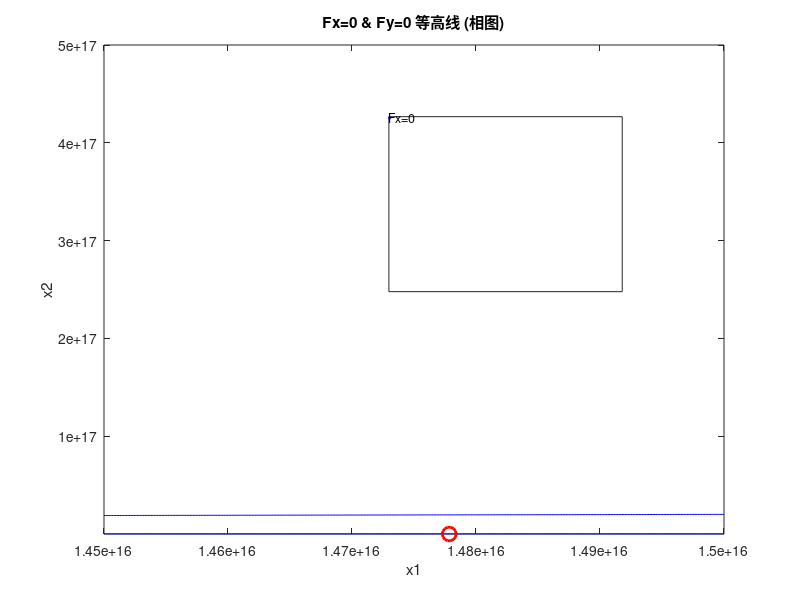

Write the MATLAB code that produced this figure. (Note: this script raises an error after producing the figure.)
function main
    
    stablePt1 = [1.47784e16, 4.90558E+12];
    stablePt2 = [1.47783e16, 3.72183E+17];

    
    xmin = [1.45e16, 1e12];
    xmax = [1.50e16, 5e17];  

    N           = 1*10^14.9;   
    numPoints   = 10000;      
    tolerance1  = 6e12;    
    tolerance2  = 3.5e17;     
    tspan       = [0, 1e9]; 

    
    options = odeset('RelTol',1e-2, 'AbsTol',[1e6, 1e6], ...
                     'Events', @eventsFunc);

    
    figure('Name','相图与随机撒点','NumberTitle','off');
    xVec = linspace(xmin(1), xmax(1), 400);
    yVec = linspace(xmin(2), xmax(2), 400);
    [X, Y] = meshgrid(xVec, yVec);

   
    [Fx, Fy] = force_XY(X, Y, N);

   
    contour(X, Y, Fx, [0 0], 'b');
    hold on;
    contour(X, Y, Fy, [0 0], 'k');

    xlabel('x1');
    ylabel('x2');
    title('Fx=0 & Fy=0 等高线 (相图)');

    
    plot(stablePt1(1), stablePt1(2), 'ro', 'MarkerSize', 10, 'LineWidth',2, ...
         'DisplayName','稳点1');
    plot(stablePt2(1), stablePt2(2), 'bo', 'MarkerSize', 10, 'LineWidth',2, ...
         'DisplayName','稳点2');
    legend('Fx=0','Fy=0','稳点1','稳点2','Location','best');
    ylim([0, xmax(2)]);

   
    rng('shuffle'); % 根据时间种子随机
    randomPoints = [ ...
        xmin(1) + (xmax(1)-xmin(1)) * rand(numPoints,1), ...
        10.^(log10(xmin(2)) + (log10(xmax(2)) - log10(xmin(2))) * rand(numPoints,1)) ...
    ];

    count1 = 0;  % 流向稳点1的计数
    count2 = 0;  % 流向稳点2的计数

   
    func = @(t,x) force_MO(t, x, N);

    
    for i = 1:numPoints
        x0 = randomPoints(i,:);

        
        [~, Xt, te, Xe, ie] = ode15s(func, tspan, x0, options);

        
        final = Xt(end,:);

        % 判断与两个稳点的距离
        dist1 = norm(final - stablePt1);
        dist2 = norm(final - stablePt2);

        if dist1 < dist2 && dist1 < tolerance1
            count1 = count1 + 1;
            plot(final(1), final(2), 'r.', 'MarkerSize', 6);
        elseif dist2 < dist1 && dist2 < tolerance2
            count2 = count2 + 1;
            plot(final(1), final(2), 'b.', 'MarkerSize', 6);
        else
         
            plot(final(1), final(2), 'k.', 'MarkerSize', 4);
        end
    end

    
    prob1 = count1 / numPoints;
    prob2 = count2 / numPoints;
    fprintf('---------------------------\n');
    fprintf('共撒点 %d 个\n', numPoints);
    fprintf('流向稳点1 (%.4g, %.4g) 的概率：%.2f%%\n', ...
            stablePt1(1), stablePt1(2), prob1 * 100);
    fprintf('流向稳点2 (%.4g, %.4g) 的概率：%.2f%%\n', ...
            stablePt2(1), stablePt2(2), prob2 * 100);
    fprintf('未收敛到任一稳点的点数：%d\n', numPoints - (count1 + count2));
    fprintf('---------------------------\n');

end



function f = force_MO(t,x,para)
N = para;
% N = 3.75e15;
% N = 1e15;
r = 3e11;
s = 2.03e-5;
% w = 6e-9;
dr = 1.36e19;
dd = 2.73e17;
a1 = 0.003; a2=-0.1655; a3=3.2305; a4=-25.8343; %a5=71.5398;
a5=71.6;
delta = x(2)/(dd+x(2));
gamma = x(2)/(dr+x(2));
omega = (1-gamma)*(1-delta);
p = log10(x(2));
fai = 10^(a1*p^4+a2*p^3+a3*p^2+a4*p+a5);
f = [0.5*omega*(N+r)-s*x(1)-0.5*fai*x(1)^0.7;
    omega*N-(1-omega)*r-s*x(1)-fai*x(1)^0.7];
end


function [Fx, Fy] = force_XY(X, Y, N)
    s   = 2.03e-5;
    dr  = 1.36e19;
    dd  = 2.73e17;
    a1  = 0.003; 
    a2  = -0.1655; 
    a3  = 3.2305; 
    a4  = -25.8343; 
    a5  = 71.6;

    Y(Y <= 0) = 1e-10;

    delta = Y ./ (dd + Y);
    gamma = Y ./ (dr + Y);
    omega = (1 - gamma) .* (1 - delta);

    p = log10(Y);
    p = max(min(p, 18), 13); % 限制 p 的范围

    fai = 10.^(a1.*p.^4 + a2.*p.^3 + a3.*p.^2 + a4.*p + a5);

    Fx = 0.5 .* omega .* (2*N) - s.*X - 0.5 .* fai .* (X.^0.7);
    Fy = omega .* N - (1 - omega).*N - s.*X - fai .* (X.^0.7);
end


function [value, isterminal, direction] = eventsFunc(t, x)
    stablePt1 = [1.47782e16, 2.24673e13];
    stablePt2 = [1.47783e16, 2.86041e18];
    tolerance1 = 6e12;   %1e14;  tolerance1  = 6e12;       
    tolerance2 = 3.5e17;   %1e16;  tolerance2  = 3.5e17;

    dist1 = norm(x - stablePt1);
    dist2 = norm(x - stablePt2);

    value = [dist1 - tolerance1; dist2 - tolerance2];
    isterminal = [1; 1]; 
    direction = [0; 0];   
end
